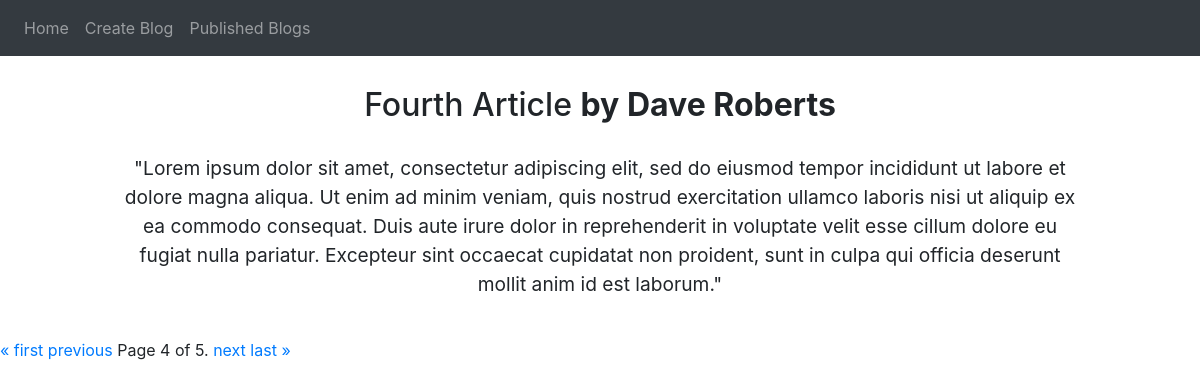
Page /individual_blog/?page=4 on the committed database.
### blog/models.py (models this page shows)
class Article(models.Model):
    title = models.CharField(max_length=250)
    author = models.CharField(max_length=250)
    content = models.TextField()

### blog/views.py (the view)
# urls.py: path('individual_blog/', views.individual_blog_view),
def individual_blog_view(request):
    articles = Article.objects.all()
    paginator = Paginator(articles, 1) # Show 1 article per page.
    page_number = request.GET.get('page')
    page_obj = paginator.get_page(page_number)
    return render(request, 'blog/individualBlog.html', {'page_obj': page_obj})

### blog/templates/blog/individualBlog.html (shortened to what this page needs)
{% extends "blog/base.html" %}
{% block content %}
{% for article in page_obj %}
    <h2 class="center publishedBlogsHeader">{{article.title}} <strong> by {{ article.author }}</strong></h2>
    <p class="articleContent center">{{ article.content }}</p><br>
{% endfor %}
<div class="pagination">
    <span class="step-links">
        {% if page_obj.has_previous %}
            <a href="?page=1">&laquo; first</a>
            <a href="?page={{ page_obj.previous_page_number }}">previous</a>
        {% endif %}
        <span class="current">
            Page {{ page_obj.number }} of {{ page_obj.paginator.num_pages }}.
        </span>
        {% if page_obj.has_next %}
            <a href="?page={{ page_obj.next_page_number }}">next</a>
            <a href="?page={{ page_obj.paginator.num_pages }}">last &raquo;</a>
        {% endif %}
    </span>
</div>
{% endblock content %}

### blog/templates/blog/individualBlog.html (style rules this page uses)
.center { text-align: center; }
.articleContent { margin-left: 10%; margin-right: 10%; font-size: larger; }
.publishedBlogsHeader { margin: 2.5%; }

### rows in the picture
Article: title "Fourth Article", author "Dave Roberts", content "\"Lorem ipsum dolor sit amet, consectetur adipiscing elit, sed do eiusmod tempor incididunt ut labore et dolore magna aliqua. Ut enim ad minim veniam, quis nostrud exercitation ullamco laboris nisi ut aliquip ex ea commodo consequat. Duis aute irure dolor in reprehenderit in voluptate velit esse cillum dolore eu fugiat nulla pariatur. Excepteur sint occaecat cupidatat non proident, sunt in culpa qui officia deserunt mollit anim id est laborum.\""

### other values in the picture
{{ page_obj.number }} "4"
{{ page_obj.paginator.num_pages }} "5"
